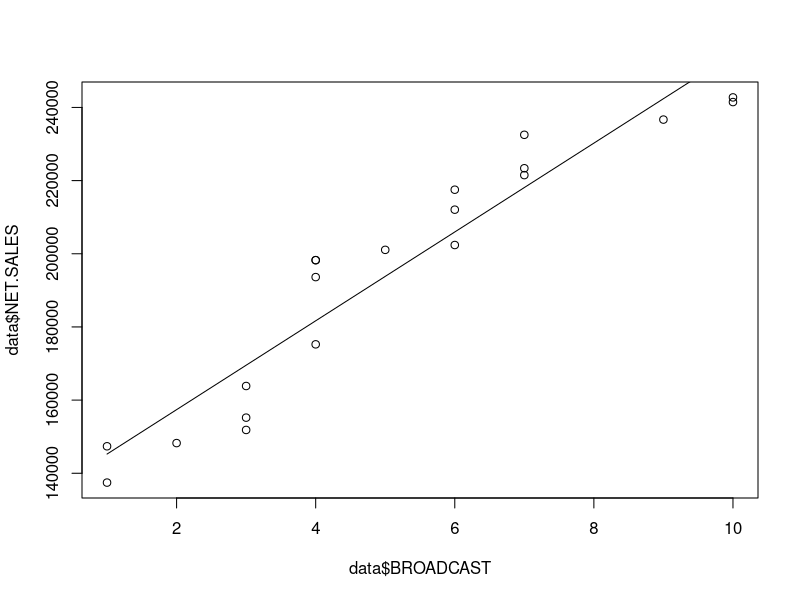

This figure's R source:
# This assesses broadcast advertising and sales

# Load and Explore
data <- read.csv("Data_Files/03_02/regression-r.csv")
plot(data$BROADCAST, data$NET.SALES)

# Fit a regression line to the plot
model <- lm(data$NET.SALES ~ data$BROADCAST) # Net sales with respect to broadcast D ~ I

lines(data$BROADCAST, model$fitted.values)

# Show the coefficients for the fitted regression line
model$coefficients

## Intercept shows the net sales with no advertising
## The slope gives the increase in sales per broadcast - we see an increase